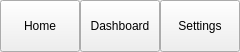
<?xml version="1.0" encoding="UTF-8"?>
<ui version="4.0">
 <class>BottomNavBar</class>
 <widget class="QWidget" name="BottomNavBar">
  <property name="geometry">
   <rect>
    <x>0</x>
    <y>0</y>
    <width>240</width>
    <height>52</height>
   </rect>
  </property>
  <layout class="QHBoxLayout" name="navLayout">
   <property name="spacing">
    <number>0</number>
   </property>
   <property name="leftMargin">
    <number>0</number>
   </property>
   <property name="topMargin">
    <number>0</number>
   </property>
   <property name="rightMargin">
    <number>0</number>
   </property>
   <property name="bottomMargin">
    <number>0</number>
   </property>
   <item>
    <widget class="QToolButton" name="homeButton">
     <property name="minimumSize">
      <size>
       <width>0</width>
       <height>52</height>
      </size>
     </property>
     <property name="sizePolicy">
      <sizepolicy hsizetype="Expanding" vsizetype="Fixed">
       <horstretch>1</horstretch>
       <verstretch>0</verstretch>
      </sizepolicy>
     </property>
     <property name="text">
      <string>Home</string>
     </property>
     <property name="icon">
      <iconset resource="../resources/resources.qrc">
       <normaloff>:/icons/home.png</normaloff>:/icons/home.png</iconset>
     </property>
     <property name="iconSize">
      <size>
       <width>20</width>
       <height>20</height>
      </size>
     </property>
     <property name="checkable">
      <bool>true</bool>
     </property>
     <property name="toolButtonStyle">
      <enum>Qt::ToolButtonTextUnderIcon</enum>
     </property>
    </widget>
   </item>
   <item>
    <widget class="QToolButton" name="dashboardButton">
     <property name="minimumSize">
      <size>
       <width>0</width>
       <height>52</height>
      </size>
     </property>
     <property name="sizePolicy">
      <sizepolicy hsizetype="Expanding" vsizetype="Fixed">
       <horstretch>1</horstretch>
       <verstretch>0</verstretch>
      </sizepolicy>
     </property>
     <property name="text">
      <string>Dashboard</string>
     </property>
     <property name="icon">
      <iconset resource="../resources/resources.qrc">
       <normaloff>:/icons/dashboard.png</normaloff>:/icons/dashboard.png</iconset>
     </property>
     <property name="iconSize">
      <size>
       <width>20</width>
       <height>20</height>
      </size>
     </property>
     <property name="checkable">
      <bool>true</bool>
     </property>
     <property name="toolButtonStyle">
      <enum>Qt::ToolButtonTextUnderIcon</enum>
     </property>
    </widget>
   </item>
   <item>
    <widget class="QToolButton" name="settingsButton">
     <property name="minimumSize">
      <size>
       <width>0</width>
       <height>52</height>
      </size>
     </property>
     <property name="sizePolicy">
      <sizepolicy hsizetype="Expanding" vsizetype="Fixed">
       <horstretch>1</horstretch>
       <verstretch>0</verstretch>
      </sizepolicy>
     </property>
     <property name="text">
      <string>Settings</string>
     </property>
     <property name="icon">
      <iconset resource="../resources/resources.qrc">
       <normaloff>:/icons/settings.png</normaloff>:/icons/settings.png</iconset>
     </property>
     <property name="iconSize">
      <size>
       <width>20</width>
       <height>20</height>
      </size>
     </property>
     <property name="checkable">
      <bool>true</bool>
     </property>
     <property name="toolButtonStyle">
      <enum>Qt::ToolButtonTextUnderIcon</enum>
     </property>
    </widget>
   </item>
  </layout>
 </widget>
 <resources>
  <include location="../resources/resources.qrc"/>
 </resources>
 <connections/>
</ui>
